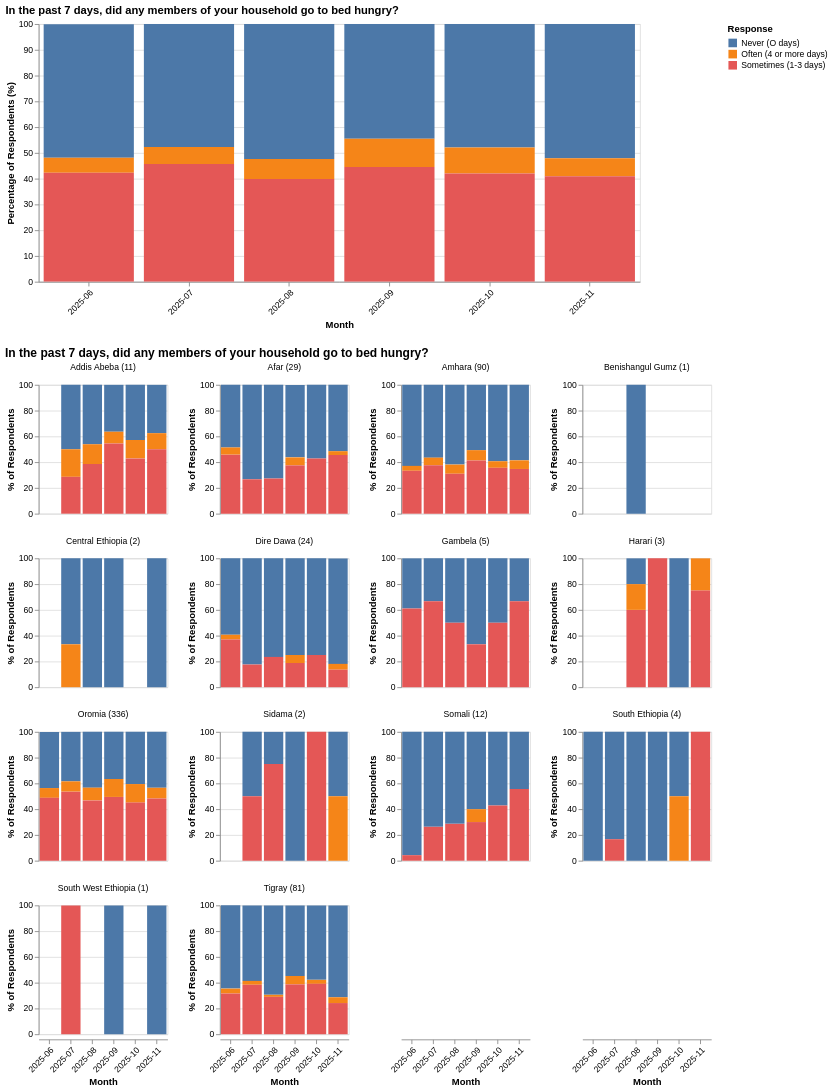
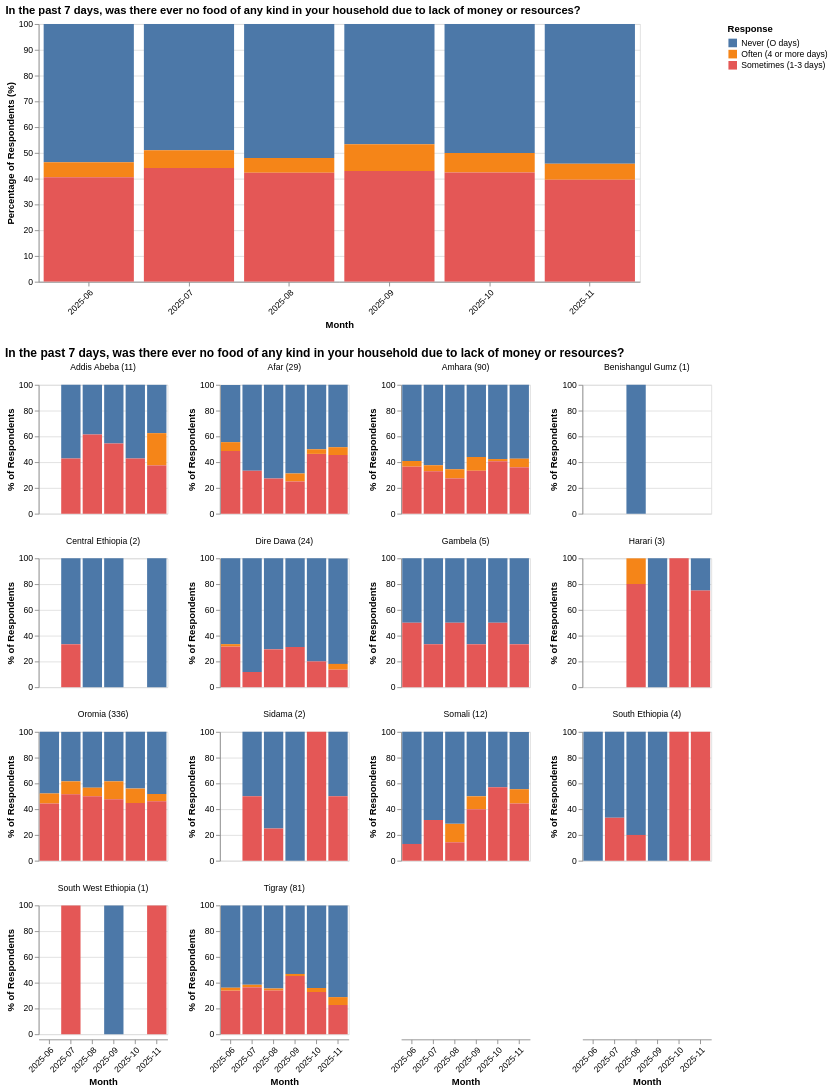
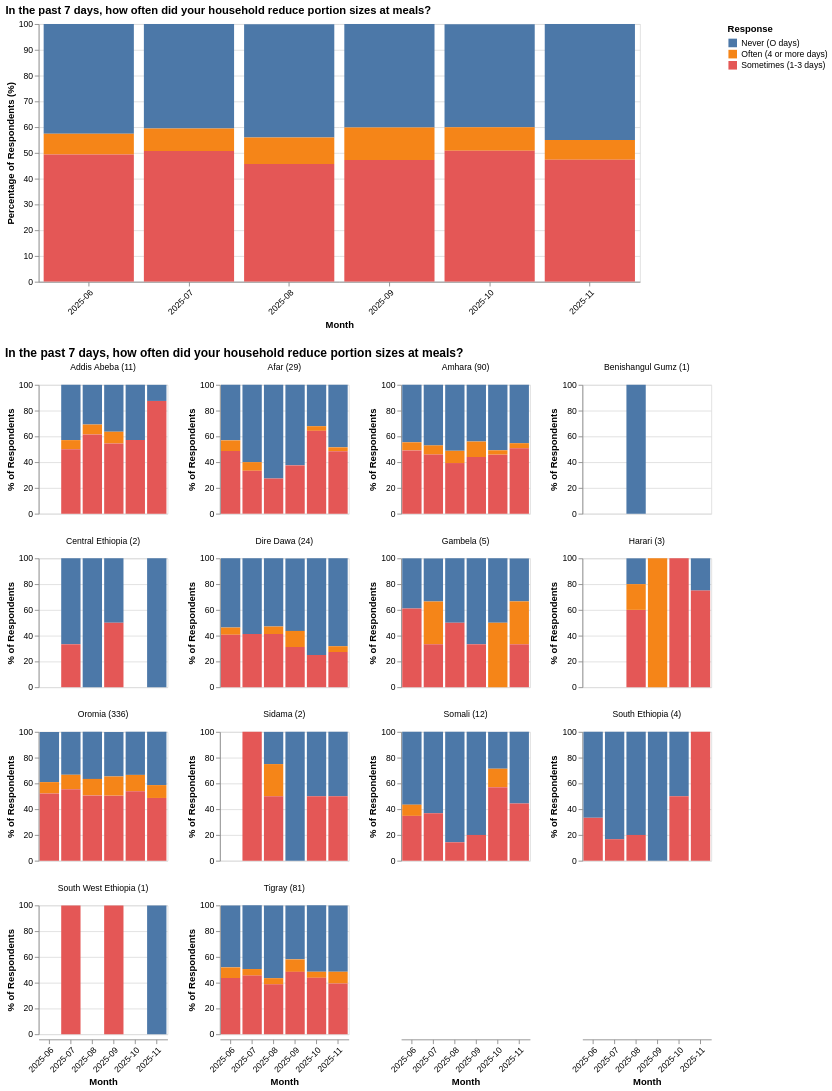

Here is the notebook cell these charts were saved with, in order:
### Markdown cell above
## Food Shortage

- In the past 7 days, did any members of your household go to bed hungry?
- In the past 7 days, was there ever no food of any kind in your household due to lack of money or resources?
- In the past 7 days, how often did your household reduce portion sizes at meals?
- In the past 7 days, how often did your household skip meals entirely?
- In the past 7 days, how often did adults reduce their food so children could eat?
- In the past 7 days, how often did your household limit food variety due to cost?

### Code cell
for question in food_shortage:
    national_chart = create_stacked_percentage_chart(
        df=df, question_col=question, width=700, height=300
    )
    regional_chart = create_stacked_percentage_chart(
        df=df, question_col=question,
        region_mapping=submission_to_region, facet_width=150
    )
    display(alt.vconcat(national_chart, regional_chart).resolve_scale(color='shared'))

### Figure 1 — Vega-Lite specification as saved in the notebook (floating-point values rounded to 4 significant figures; data arrays with more than 128 entries replaced by an {"elided": "..."} marker saying what was removed)
{"config": {"view": {"continuousWidth": 300, "continuousHeight": 300}}, "vconcat": [{"data": {"name": "data-7a312621b612dfc298bcf21aa1757535"}, "mark": {"type": "bar"}, "encoding": {"color": {"field": "In the past 7 days, did any members of your household go to bed hungry?", "title": "Response", "type": "nominal"}, "tooltip": [{"field": "month", "type": "nominal"}, {"field": "In the past 7 days, did any members of your household go to bed hungry?", "type": "nominal"}, {"field": "percentage", "type": "quantitative"}, {"field": "count", "title": "Count", "type": "quantitative"}, {"field": "total", "title": "Total Respondents", "type": "quantitative"}], "x": {"axis": {"labelAngle": -45}, "field": "month", "title": "Month", "type": "nominal"}, "y": {"field": "percentage", "scale": {"domain": [0, 100]}, "title": "Percentage of Respondents (%)", "type": "quantitative"}}, "height": 300, "name": "view_dbc87ddc23e04a13_0", "title": {"text": "In the past 7 days, did any members of your household go to bed hungry?", "align": "left", "anchor": "start"}, "width": 700}, {"data": {"name": "data-29f6fed9252c5d44286c4cf918fad413"}, "facet": {"field": "region_label", "header": {"titleAlign": "left", "titleAnchor": "start"}, "sort": ["Addis Abeba (11)", "Afar (29)", "Amhara (90)", "Benishangul Gumz (1)", "Central Ethiopia (2)", "Dire Dawa (24)", "Gambela (5)", "Harari (3)", "Oromia (336)", "Sidama (2)", "Somali (12)", "South Ethiopia (4)", "South West Ethiopia (1)", "Tigray (81)"], "title": null, "type": "nominal"}, "spec": {"mark": {"type": "bar"}, "encoding": {"color": {"field": "In the past 7 days, did any members of your household go to bed hungry?", "title": "Response", "type": "nominal"}, "tooltip": [{"field": "region", "type": "nominal"}, {"field": "month", "type": "nominal"}, {"field": "In the past 7 days, did any members of your household go to bed hungry?", "type": "nominal"}, {"field": "percentage", "type": "quantitative"}, {"field": "count", "title": "Count", "type": "quantitative"}, {"field": "total", "title": "Total Respondents", "type": "quantitative"}], "x": {"axis": {"labelAngle": -45}, "field": "month", "title": "Month", "type": "nominal"}, "y": {"field": "percentage", "scale": {"domain": [0, 100]}, "title": "% of Respondents", "type": "quantitative"}}, "height": 150, "width": 150}, "columns": 4, "resolve": {"scale": {"y": "independent"}}, "title": {"text": "In the past 7 days, did any members of your household go to bed hungry?", "align": "left", "anchor": "start", "fontSize": 14}}], "params": [{"name": "param_1e9efca18e7a2868", "select": {"type": "interval", "encodings": ["x", "y"]}, "bind": "scales", "views": ["view_dbc87ddc23e04a13_0"]}], "resolve": {"scale": {"color": "shared"}}, "$schema": "https://vega.github.io/schema/vega-lite/v6.1.0.json", "datasets": {"data-7a312621b612dfc298bcf21aa1757535": [{"month": "2025-06", "In the past 7 days, did any members of your household go to bed hungry?": "Never (O days)", "count": 534, "total": 1030, "percentage": 51.8}, {"month": "2025-06", "In the past 7 days, did any members of your household go to bed hungry?": "Often (4 or more days)", "count": 60, "total": 1030, "percentage": 5.8}, {"month": "2025-06", "In the past 7 days, did any members of your household go to bed hungry?": "Sometimes (1-3 days)", "count": 436, "total": 1030, "percentage": 42.3}, {"month": "2025-07", "In the past 7 days, did any members of your household go to bed hungry?": "Never (O days)", "count": 305, "total": 639, "percentage": 47.7}, {"month": "2025-07", "In the past 7 days, did any members of your household go to bed hungry?": "Often (4 or more days)", "count": 42, "total": 639, "percentage": 6.6}, {"month": "2025-07", "In the past 7 days, did any members of your household go to bed hungry?": "Sometimes (1-3 days)", "count": 292, "total": 639, "percentage": 45.7}, {"month": "2025-08", "In the past 7 days, did any members of your household go to bed hungry?": "Never (O days)", "count": 259, "total": 494, "percentage": 52.4}, {"month": "2025-08", "In the past 7 days, did any members of your household go to bed hungry?": "Often (4 or more days)", "count": 38, "total": 494, "percentage": 7.7}, {"month": "2025-08", "In the past 7 days, did any members of your household go to bed hungry?": "Sometimes (1-3 days)", "count": 197, "total": 494, "percentage": 39.9}, {"month": "2025-09", "In the past 7 days, did any members of your household go to bed hungry?": "Never (O days)", "count": 214, "total": 481, "percentage": 44.5}, {"month": "2025-09", "In the past 7 days, did any members of your household go to bed hungry?": "Often (4 or more days)", "count": 53, "total": 481, "percentage": 11.0}, {"month": "2025-09", "In the past 7 days, did any members of your household go to bed hungry?": "Sometimes (1-3 days)", "count": 214, "total": 481, "percentage": 44.5}, {"month": "2025-10", "In the past 7 days, did any members of your household go to bed hungry?": "Never (O days)", "count": 228, "total": 476, "percentage": 47.9}, {"month": "2025-10", "In the past 7 days, did any members of your household go to bed hungry?": "Often (4 or more days)", "count": 48, "total": 476, "percentage": 10.1}, {"month": "2025-10", "In the past 7 days, did any members of your household go to bed hungry?": "Sometimes (1-3 days)", "count": 200, "total": 476, "percentage": 42.0}, {"month": "2025-11", "In the past 7 days, did any members of your household go to bed hungry?": "Never (O days)", "count": 237, "total": 455, "percentage": 52.1}, {"month": "2025-11", "In the past 7 days, did any members of your household go to bed hungry?": "Often (4 or more days)", "count": 32, "total": 455, "percentage": 7.0}, {"month": "2025-11", "In the past 7 days, did any members of your household go to bed hungry?": "Sometimes (1-3 days)", "count": 186, "total": 455, "percentage": 40.9}], "data-29f6fed9252c5d44286c4cf918fad413": {"elided": "156 records"}}}

### Figure 2 — Vega-Lite specification as saved in the notebook (floating-point values rounded to 4 significant figures; data arrays with more than 128 entries replaced by an {"elided": "..."} marker saying what was removed)
{"config": {"view": {"continuousWidth": 300, "continuousHeight": 300}}, "vconcat": [{"data": {"name": "data-a7dba930689115f2a78118b60d2c430a"}, "mark": {"type": "bar"}, "encoding": {"color": {"field": "In the past 7 days, was there ever no food of any kind in your household due to lack of money or resources?", "title": "Response", "type": "nominal"}, "tooltip": [{"field": "month", "type": "nominal"}, {"field": "In the past 7 days, was there ever no food of any kind in your household due to lack of money or resources?", "type": "nominal"}, {"field": "percentage", "type": "quantitative"}, {"field": "count", "title": "Count", "type": "quantitative"}, {"field": "total", "title": "Total Respondents", "type": "quantitative"}], "x": {"axis": {"labelAngle": -45}, "field": "month", "title": "Month", "type": "nominal"}, "y": {"field": "percentage", "scale": {"domain": [0, 100]}, "title": "Percentage of Respondents (%)", "type": "quantitative"}}, "height": 300, "name": "view_0a4df304d26aefcf_0", "title": {"text": "In the past 7 days, was there ever no food of any kind in your household due to lack of money or resources?", "align": "left", "anchor": "start"}, "width": 700}, {"data": {"name": "data-efb7d3825ad06b455d120d77b7edc207"}, "facet": {"field": "region_label", "header": {"titleAlign": "left", "titleAnchor": "start"}, "sort": ["Addis Abeba (11)", "Afar (29)", "Amhara (90)", "Benishangul Gumz (1)", "Central Ethiopia (2)", "Dire Dawa (24)", "Gambela (5)", "Harari (3)", "Oromia (336)", "Sidama (2)", "Somali (12)", "South Ethiopia (4)", "South West Ethiopia (1)", "Tigray (81)"], "title": null, "type": "nominal"}, "spec": {"mark": {"type": "bar"}, "encoding": {"color": {"field": "In the past 7 days, was there ever no food of any kind in your household due to lack of money or resources?", "title": "Response", "type": "nominal"}, "tooltip": [{"field": "region", "type": "nominal"}, {"field": "month", "type": "nominal"}, {"field": "In the past 7 days, was there ever no food of any kind in your household due to lack of money or resources?", "type": "nominal"}, {"field": "percentage", "type": "quantitative"}, {"field": "count", "title": "Count", "type": "quantitative"}, {"field": "total", "title": "Total Respondents", "type": "quantitative"}], "x": {"axis": {"labelAngle": -45}, "field": "month", "title": "Month", "type": "nominal"}, "y": {"field": "percentage", "scale": {"domain": [0, 100]}, "title": "% of Respondents", "type": "quantitative"}}, "height": 150, "width": 150}, "columns": 4, "resolve": {"scale": {"y": "independent"}}, "title": {"text": "In the past 7 days, was there ever no food of any kind in your household due to lack of money or resources?", "align": "left", "anchor": "start", "fontSize": 14}}], "params": [{"name": "param_1e9efca18e7a2868", "select": {"type": "interval", "encodings": ["x", "y"]}, "bind": "scales", "views": ["view_0a4df304d26aefcf_0"]}], "resolve": {"scale": {"color": "shared"}}, "$schema": "https://vega.github.io/schema/vega-lite/v6.1.0.json", "datasets": {"data-a7dba930689115f2a78118b60d2c430a": [{"month": "2025-06", "In the past 7 days, was there ever no food of any kind in your household due to lack of money or resources?": "Never (O days)", "count": 552, "total": 1030, "percentage": 53.6}, {"month": "2025-06", "In the past 7 days, was there ever no food of any kind in your household due to lack of money or resources?": "Often (4 or more days)", "count": 60, "total": 1030, "percentage": 5.8}, {"month": "2025-06", "In the past 7 days, was there ever no food of any kind in your household due to lack of money or resources?": "Sometimes (1-3 days)", "count": 418, "total": 1030, "percentage": 40.6}, {"month": "2025-07", "In the past 7 days, was there ever no food of any kind in your household due to lack of money or resources?": "Never (O days)", "count": 313, "total": 639, "percentage": 49.0}, {"month": "2025-07", "In the past 7 days, was there ever no food of any kind in your household due to lack of money or resources?": "Often (4 or more days)", "count": 44, "total": 639, "percentage": 6.9}, {"month": "2025-07", "In the past 7 days, was there ever no food of any kind in your household due to lack of money or resources?": "Sometimes (1-3 days)", "count": 282, "total": 639, "percentage": 44.1}, {"month": "2025-08", "In the past 7 days, was there ever no food of any kind in your household due to lack of money or resources?": "Never (O days)", "count": 257, "total": 494, "percentage": 52.0}, {"month": "2025-08", "In the past 7 days, was there ever no food of any kind in your household due to lack of money or resources?": "Often (4 or more days)", "count": 28, "total": 494, "percentage": 5.7}, {"month": "2025-08", "In the past 7 days, was there ever no food of any kind in your household due to lack of money or resources?": "Sometimes (1-3 days)", "count": 209, "total": 494, "percentage": 42.3}, {"month": "2025-09", "In the past 7 days, was there ever no food of any kind in your household due to lack of money or resources?": "Never (O days)", "count": 224, "total": 481, "percentage": 46.6}, {"month": "2025-09", "In the past 7 days, was there ever no food of any kind in your household due to lack of money or resources?": "Often (4 or more days)", "count": 50, "total": 481, "percentage": 10.4}, {"month": "2025-09", "In the past 7 days, was there ever no food of any kind in your household due to lack of money or resources?": "Sometimes (1-3 days)", "count": 207, "total": 481, "percentage": 43.0}, {"month": "2025-10", "In the past 7 days, was there ever no food of any kind in your household due to lack of money or resources?": "Never (O days)", "count": 238, "total": 476, "percentage": 50.0}, {"month": "2025-10", "In the past 7 days, was there ever no food of any kind in your household due to lack of money or resources?": "Often (4 or more days)", "count": 36, "total": 476, "percentage": 7.6}, {"month": "2025-10", "In the past 7 days, was there ever no food of any kind in your household due to lack of money or resources?": "Sometimes (1-3 days)", "count": 202, "total": 476, "percentage": 42.4}, {"month": "2025-11", "In the past 7 days, was there ever no food of any kind in your household due to lack of money or resources?": "Never (O days)", "count": 247, "total": 455, "percentage": 54.3}, {"month": "2025-11", "In the past 7 days, was there ever no food of any kind in your household due to lack of money or resources?": "Often (4 or more days)", "count": 28, "total": 455, "percentage": 6.2}, {"month": "2025-11", "In the past 7 days, was there ever no food of any kind in your household due to lack of money or resources?": "Sometimes (1-3 days)", "count": 180, "total": 455, "percentage": 39.6}], "data-efb7d3825ad06b455d120d77b7edc207": {"elided": "153 records"}}}

### Figure 3 — Vega-Lite specification as saved in the notebook (floating-point values rounded to 4 significant figures; data arrays with more than 128 entries replaced by an {"elided": "..."} marker saying what was removed)
{"config": {"view": {"continuousWidth": 300, "continuousHeight": 300}}, "vconcat": [{"data": {"name": "data-e5699302b767d231dec9dfaee386d649"}, "mark": {"type": "bar"}, "encoding": {"color": {"field": "In the past 7 days, how often did your household reduce portion sizes at meals?", "title": "Response", "type": "nominal"}, "tooltip": [{"field": "month", "type": "nominal"}, {"field": "In the past 7 days, how often did your household reduce portion sizes at meals?", "type": "nominal"}, {"field": "percentage", "type": "quantitative"}, {"field": "count", "title": "Count", "type": "quantitative"}, {"field": "total", "title": "Total Respondents", "type": "quantitative"}], "x": {"axis": {"labelAngle": -45}, "field": "month", "title": "Month", "type": "nominal"}, "y": {"field": "percentage", "scale": {"domain": [0, 100]}, "title": "Percentage of Respondents (%)", "type": "quantitative"}}, "height": 300, "name": "view_ea145e02939eb1c5_0", "title": {"text": "In the past 7 days, how often did your household reduce portion sizes at meals?", "align": "left", "anchor": "start"}, "width": 700}, {"data": {"name": "data-c25544a8cb756b4a27faa9672d6fced5"}, "facet": {"field": "region_label", "header": {"titleAlign": "left", "titleAnchor": "start"}, "sort": ["Addis Abeba (11)", "Afar (29)", "Amhara (90)", "Benishangul Gumz (1)", "Central Ethiopia (2)", "Dire Dawa (24)", "Gambela (5)", "Harari (3)", "Oromia (336)", "Sidama (2)", "Somali (12)", "South Ethiopia (4)", "South West Ethiopia (1)", "Tigray (81)"], "title": null, "type": "nominal"}, "spec": {"mark": {"type": "bar"}, "encoding": {"color": {"field": "In the past 7 days, how often did your household reduce portion sizes at meals?", "title": "Response", "type": "nominal"}, "tooltip": [{"field": "region", "type": "nominal"}, {"field": "month", "type": "nominal"}, {"field": "In the past 7 days, how often did your household reduce portion sizes at meals?", "type": "nominal"}, {"field": "percentage", "type": "quantitative"}, {"field": "count", "title": "Count", "type": "quantitative"}, {"field": "total", "title": "Total Respondents", "type": "quantitative"}], "x": {"axis": {"labelAngle": -45}, "field": "month", "title": "Month", "type": "nominal"}, "y": {"field": "percentage", "scale": {"domain": [0, 100]}, "title": "% of Respondents", "type": "quantitative"}}, "height": 150, "width": 150}, "columns": 4, "resolve": {"scale": {"y": "independent"}}, "title": {"text": "In the past 7 days, how often did your household reduce portion sizes at meals?", "align": "left", "anchor": "start", "fontSize": 14}}], "params": [{"name": "param_1e9efca18e7a2868", "select": {"type": "interval", "encodings": ["x", "y"]}, "bind": "scales", "views": ["view_ea145e02939eb1c5_0"]}], "resolve": {"scale": {"color": "shared"}}, "$schema": "https://vega.github.io/schema/vega-lite/v6.1.0.json", "datasets": {"data-e5699302b767d231dec9dfaee386d649": [{"month": "2025-06", "In the past 7 days, how often did your household reduce portion sizes at meals?": "Never (O days)", "count": 439, "total": 1030, "percentage": 42.6}, {"month": "2025-06", "In the past 7 days, how often did your household reduce portion sizes at meals?": "Often (4 or more days)", "count": 82, "total": 1030, "percentage": 8.0}, {"month": "2025-06", "In the past 7 days, how often did your household reduce portion sizes at meals?": "Sometimes (1-3 days)", "count": 509, "total": 1030, "percentage": 49.4}, {"month": "2025-07", "In the past 7 days, how often did your household reduce portion sizes at meals?": "Never (O days)", "count": 259, "total": 639, "percentage": 40.5}, {"month": "2025-07", "In the past 7 days, how often did your household reduce portion sizes at meals?": "Often (4 or more days)", "count": 56, "total": 639, "percentage": 8.8}, {"month": "2025-07", "In the past 7 days, how often did your household reduce portion sizes at meals?": "Sometimes (1-3 days)", "count": 324, "total": 639, "percentage": 50.7}, {"month": "2025-08", "In the past 7 days, how often did your household reduce portion sizes at meals?": "Never (O days)", "count": 217, "total": 494, "percentage": 43.9}, {"month": "2025-08", "In the past 7 days, how often did your household reduce portion sizes at meals?": "Often (4 or more days)", "count": 51, "total": 494, "percentage": 10.3}, {"month": "2025-08", "In the past 7 days, how often did your household reduce portion sizes at meals?": "Sometimes (1-3 days)", "count": 226, "total": 494, "percentage": 45.7}, {"month": "2025-09", "In the past 7 days, how often did your household reduce portion sizes at meals?": "Never (O days)", "count": 193, "total": 481, "percentage": 40.1}, {"month": "2025-09", "In the past 7 days, how often did your household reduce portion sizes at meals?": "Often (4 or more days)", "count": 61, "total": 481, "percentage": 12.7}, {"month": "2025-09", "In the past 7 days, how often did your household reduce portion sizes at meals?": "Sometimes (1-3 days)", "count": 227, "total": 481, "percentage": 47.2}, {"month": "2025-10", "In the past 7 days, how often did your household reduce portion sizes at meals?": "Never (O days)", "count": 190, "total": 476, "percentage": 39.9}, {"month": "2025-10", "In the past 7 days, how often did your household reduce portion sizes at meals?": "Often (4 or more days)", "count": 44, "total": 476, "percentage": 9.2}, {"month": "2025-10", "In the past 7 days, how often did your household reduce portion sizes at meals?": "Sometimes (1-3 days)", "count": 242, "total": 476, "percentage": 50.8}, {"month": "2025-11", "In the past 7 days, how often did your household reduce portion sizes at meals?": "Never (O days)", "count": 205, "total": 455, "percentage": 45.1}, {"month": "2025-11", "In the past 7 days, how often did your household reduce portion sizes at meals?": "Often (4 or more days)", "count": 35, "total": 455, "percentage": 7.7}, {"month": "2025-11", "In the past 7 days, how often did your household reduce portion sizes at meals?": "Sometimes (1-3 days)", "count": 215, "total": 455, "percentage": 47.3}], "data-c25544a8cb756b4a27faa9672d6fced5": {"elided": "163 records"}}}
